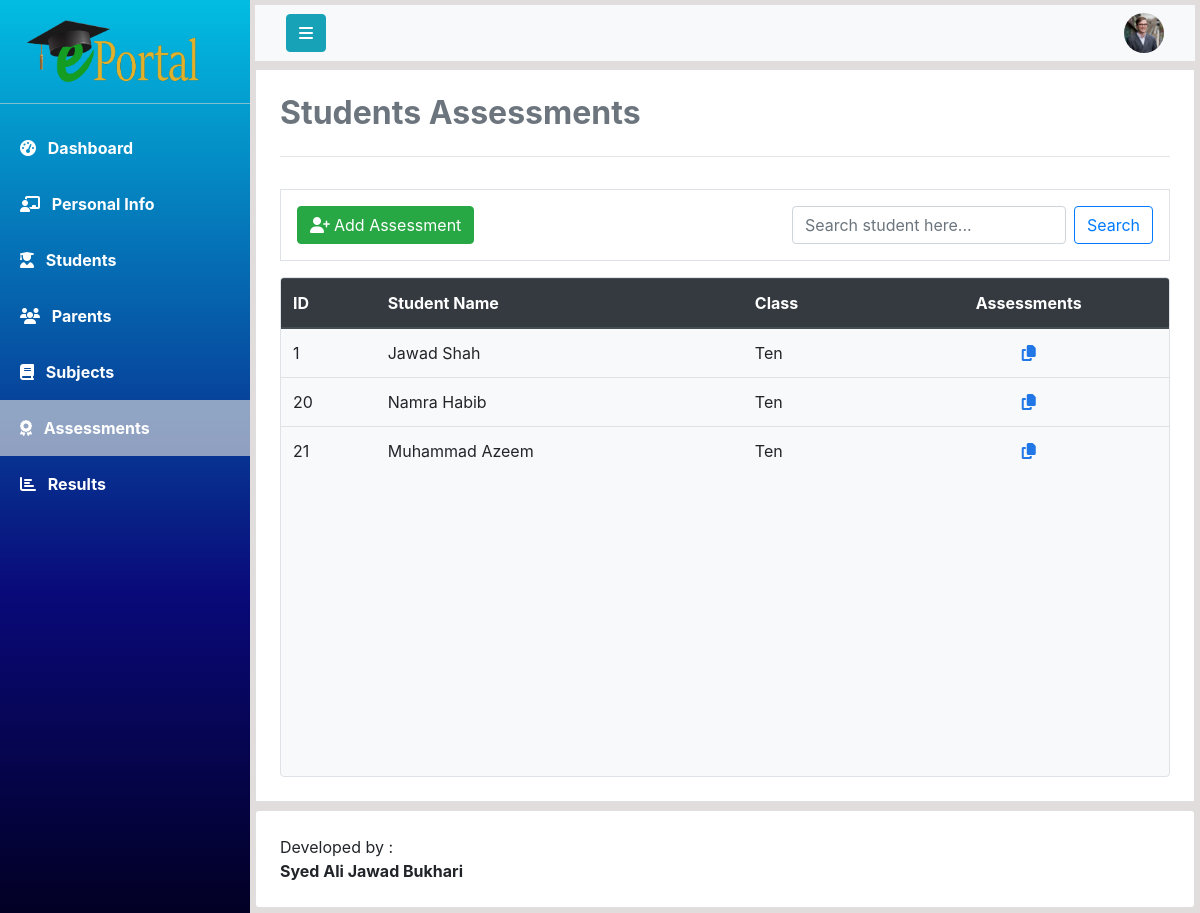
/php/student_assessments.php (signed in), run on an earlier commit of the app's database.
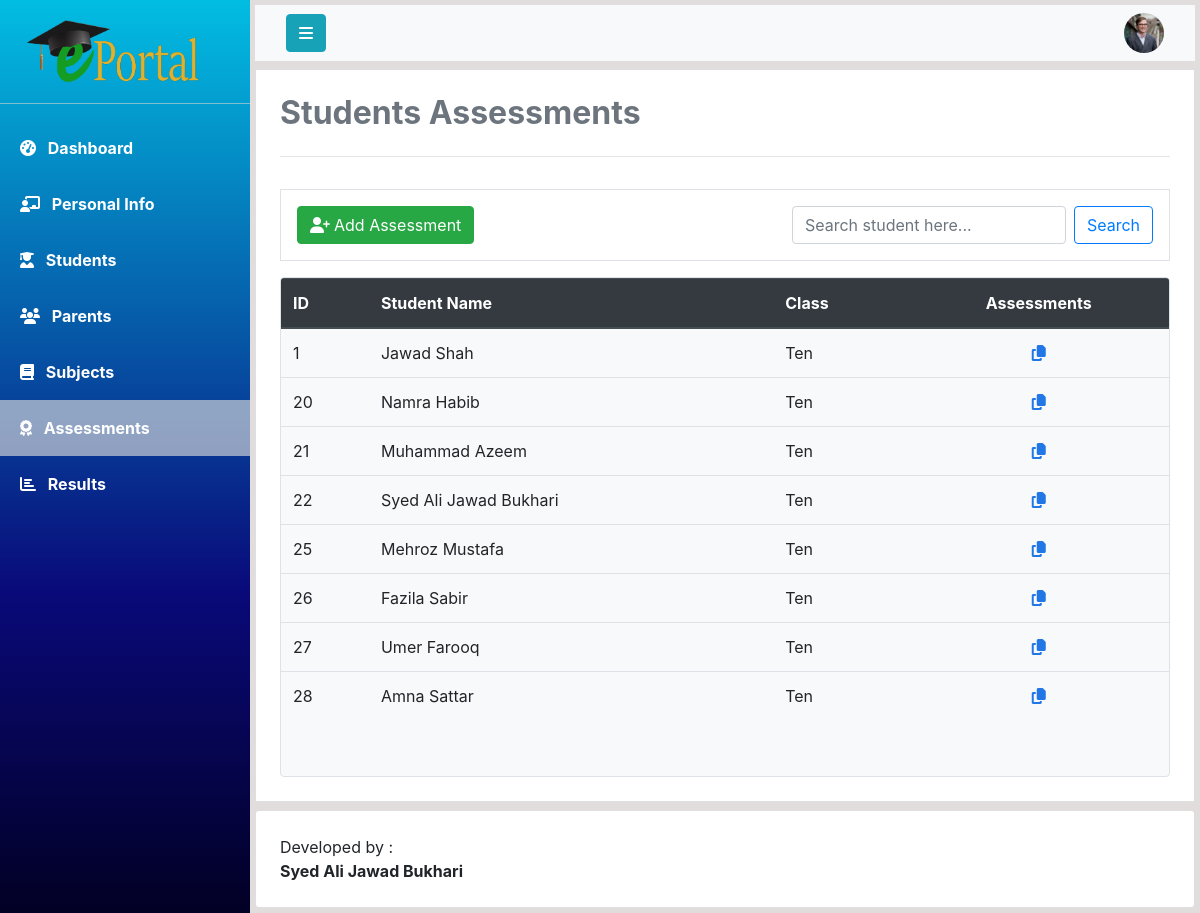
And on a later commit of the database.
### tables this page shows
CREATE TABLE `students` (
  `student_id` int(11) NOT NULL,
  `first_name` varchar(20) DEFAULT NULL,
  `last_name` varchar(20) DEFAULT NULL,
  `class_name` varchar(20) DEFAULT NULL,
  `mobile_number` varchar(11) DEFAULT NULL,
  `cnic` varchar(13) DEFAULT NULL,
  `address` varchar(100) DEFAULT NULL,
  `gender` varchar(10) DEFAULT NULL,
  `blood_group` char(3) DEFAULT NULL,
  `email` varchar(30) DEFAULT NULL,
  `password` varchar(255) DEFAULT NULL,
  `parent_id` int(11) DEFAULT NULL,
  `account_status` tinyint(1) NOT NULL
);

### php/student_assessments.php (the view, shortened to what the changed rows need)
<!DOCTYPE html>
<html lang="en">
<head>
    <?php include 'links.php'; ?>
</head>
<body>
<?php
        include 'connection.php';
        $teacherID = $_SESSION['currentUserId'];
 ?>
    <div class="wrapper">
        <div id="content" class="overflow-auto">
            <div class="card bg-white mb-2 p-4 rounded-0" id="content-wrapper">
                <h2 class="main-heading text-secondary"><b>Students Assessments</b></h2>
                <div class="card table-container overflow-auto bg-light border">
                    <table class="table table-responsive-lg table-responsive-md table-responsive-sm table-hover">
                        <thead class="thead-dark">
                            <tr>
                                <th>ID</th>
                                <th>Student Name</th>
                                <th>Class</th>
                                <th class="text-center">Assessments</th>
                            </tr>
                        </thead>
                        <tbody>
                            <?php
                            $query = "SELECT student_id,first_name,last_name,class_name from Students where class_name = (select class_name from classes where incharge_id = $teacherID)";
                            $result = mysqli_query($connection,$query);
                            $noOfRows = mysqli_num_rows($result);
                            if($noOfRows>0){
                                while($assessment = mysqli_fetch_array($result)){  ?>
                                    <tr>
                                    <td><?php echo $assessment['student_id']; ?></td>
                                    <td><?php echo $assessment['first_name']." ".$assessment['last_name']; ?></td>
                                    <td><?php echo $assessment['class_name']; ?></td>
                                    <td class="text-center"><a href="view_student_assessment.php?id=<?php echo $assessment['student_id'];?>"><i style="color: rgb(34, 119, 230);" class="fas fa-copy"></i></a></td>
                                    </tr>
                             <?php
                                }
                            }
                        ?>
                        </tbody>
                    </table>
                </div>
            </div>
        </div>
    </div>
</body>
</html>

What changed in the data, as far as the page shows it:
added students: student_id "22", first_name "Syed Ali", last_name "Jawad Bukhari", class_name "Ten"
added students: student_id "25", first_name "Mehroz", last_name "Mustafa", class_name "Ten"
added students: student_id "26", first_name "Fazila", last_name "Sabir", class_name "Ten"
added students: student_id "27", first_name "Umer", last_name "Farooq", class_name "Ten"
added students: student_id "28", first_name "Amna", last_name "Sattar", class_name "Ten"
